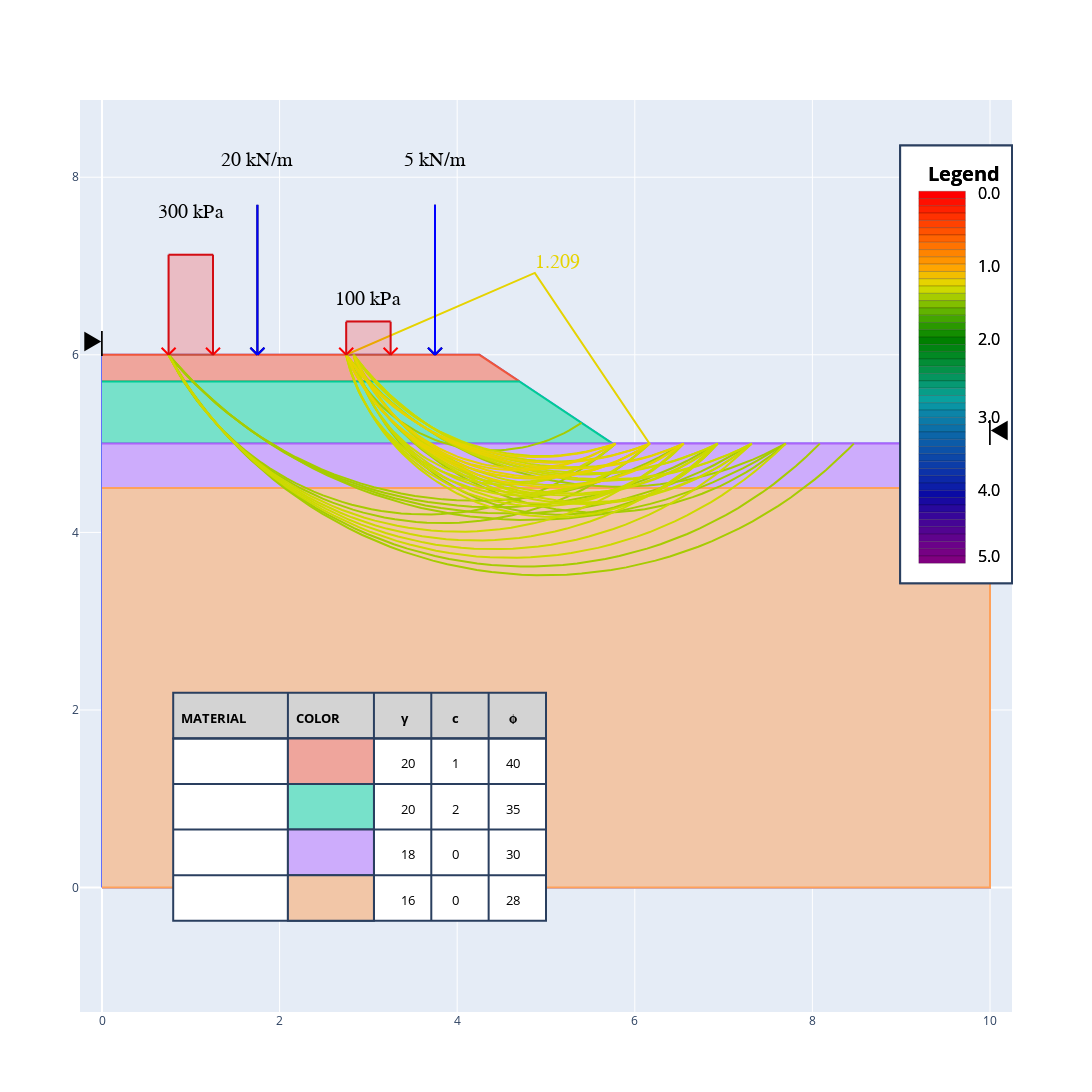
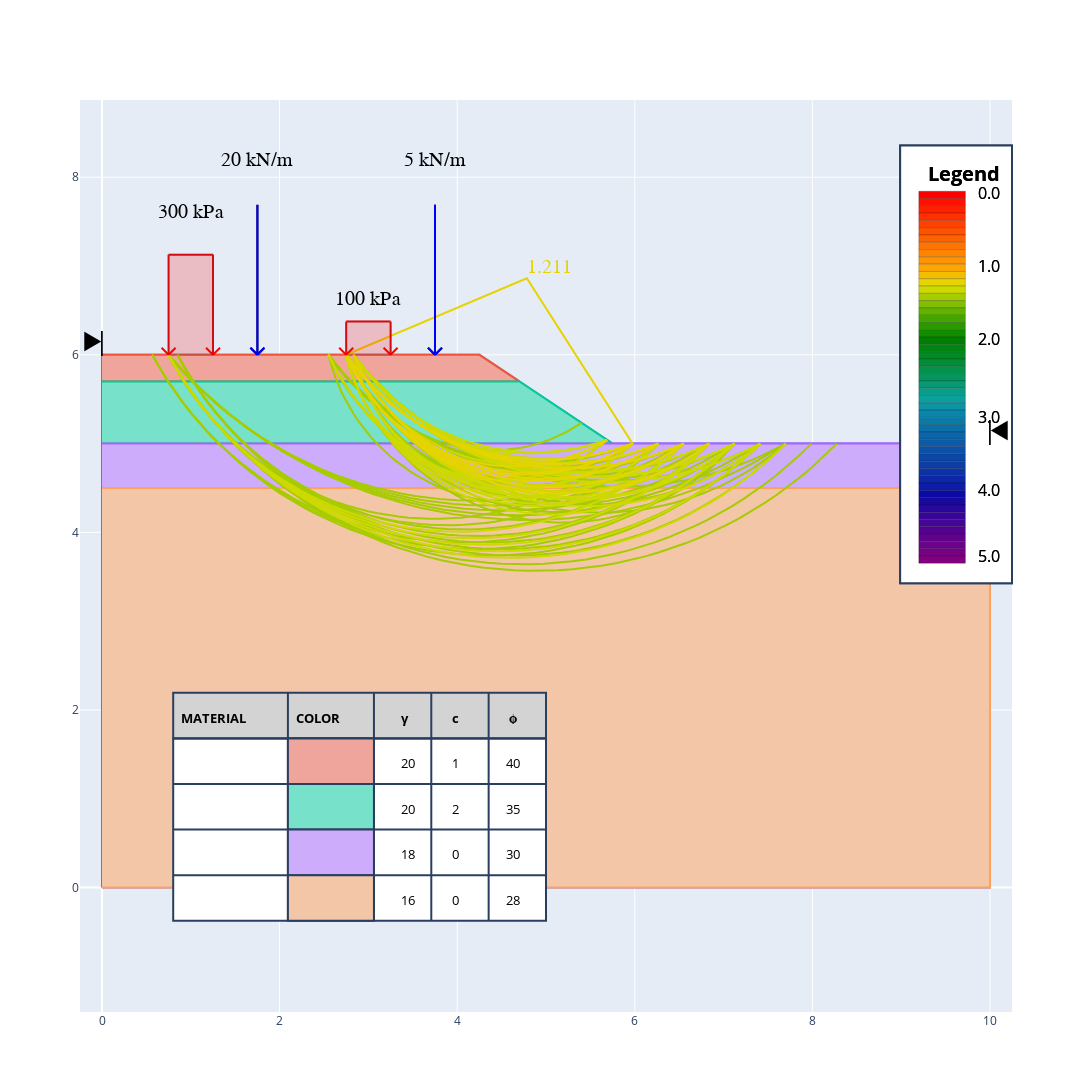
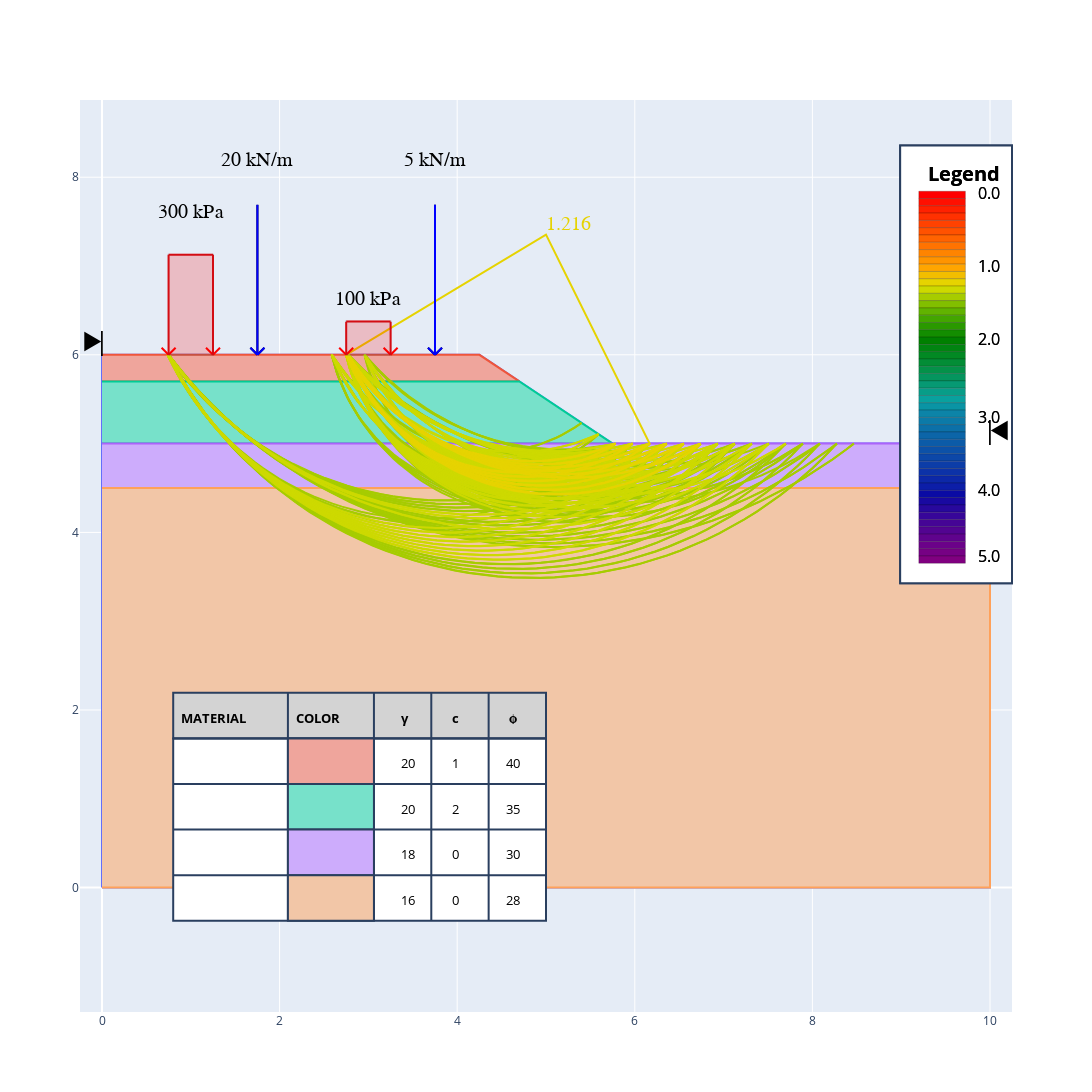

Here is the notebook cell these charts were saved with, in order:
### Markdown cell above
## Effectiveness of Slope Search

### Code cell
s = Slope(height=1, angle=None, length=1.5)

m1 = Material(20, 40, 1, 0.3)
m2 = Material(20, 35, 2, 1)
m3 = Material(18, 30, 0, 1.5)
m4 = Material(16, 28, 0, 5)

s.set_materials(m1, m2, m3, m4)

ll1 = LineLoad(
    magnitude = 5,
    offset = 0.5,
)

ll2 = LineLoad(
    magnitude=20,
    offset = 2.5,
)

s.set_lls(ll1, ll2)

udl1 = Udl(
    magnitude=100,
    offset = 1,
    length =0.5,
)

udl2 = Udl(
    magnitude=300,
    length=0.5,
    offset = 3,
)

s.set_udls(udl1,udl2)

iterations = [1000, 2000, 5000]

for i in iterations:
    s.update_analysis_options(slices=50, iterations = i)
    s.analyse_slope()

    # plot the critical failure surface
    fig_1 = s.plot_all_planes(max_fos=1.4)
    # fig_1.write_image(f'./search/pySlope_{i}.png')
